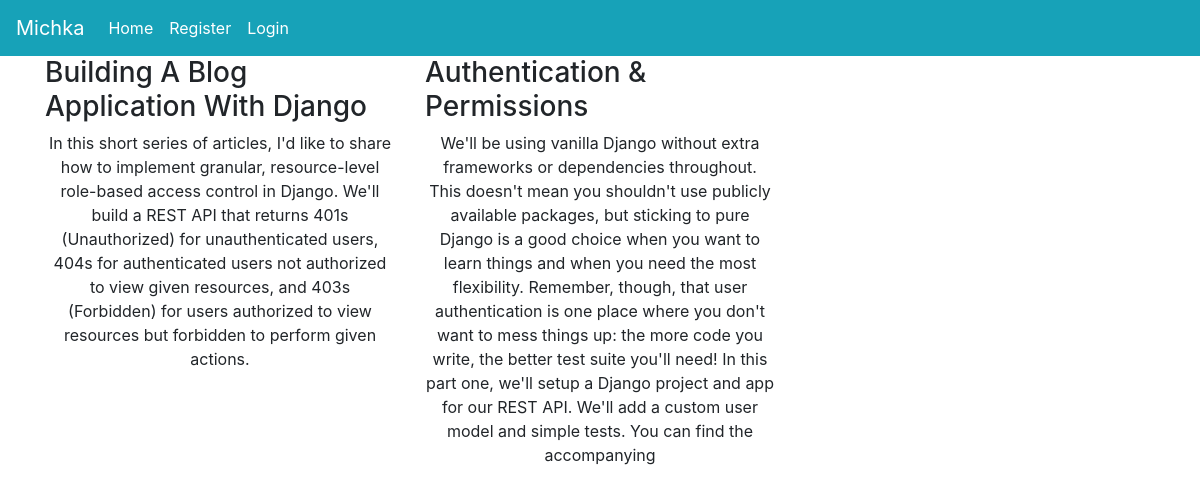
The page / on the database its author committed.
### base/models.py (models this page shows, shortened)
class ArticleModel(models.Model):
    title = models.CharField(max_length=200)
    body = models.TextField()
    published_date = models.DateTimeField(auto_now_add=True)

### base/views.py (the view)
# urls.py: path('', views.index, name="home"),
def index(request):
    blog = ArticleModel.objects.all()
    context = {
        'title':'Article',
        'blog':blog
    }
    return render(request, 'article/article.html', context)

### templates/article/article.html
{% extends 'base/base.html' %}
{% block content %}
<div class="container">
    <div class="row">
        {% for blog in blog %}
        <div class="col-md-4">
            <h3> {{ blog.title }} </h3>
            <p class="text-center">
                {{ blog.body }}
            </p>
        </div>
        {% endfor %}
    </div>
</div>
{% endblock %}

### templates/base/base.html
{% include './head.html' %}
{% include './navbar.html' %}
{% block content %}
{% endblock %}
{% include './foot.html' %}

### templates/base/head.html (shortened to what this page needs)
<!doctype html>
<html lang="en">
  <head>
    <link rel="stylesheet" href="https://cdn.jsdelivr.net/npm/bootstrap@4.6.0/dist/css/bootstrap.min.css">
  </head>
  <body>

### templates/base/navbar.html (shortened to what this page needs)
<nav class="navbar navbar-expand-lg navbar-dark bg-info">
    <a class="navbar-brand" href="{% url 'home' %}">Michka</a>
    <div class="collapse navbar-collapse" id="navbarNav">
      <ul class="navbar-nav">
        <li class="nav-item active">
          <a class="nav-link" href="{% url 'home' %}">Home</a>
        </li>
        {% if request.user.is_authenticated %}
           <span> {{ request.user.username }} </span>
            <li class="nav-item active">
                <a href="{% url 'logout' %}" class="nav-link">Logout</a>
              </li>
        {% else %}
        <li class="nav-item active">
            <a href="{% url 'account' %}" class="nav-link">Register</a>
          </li>
          <li class="nav-item active">
            <a href="{% url 'signin' %}" class="nav-link">Login</a>
          </li>
        {% endif %}
      </ul>
    </div>
  </nav>

### templates/base/foot.html (shortened to what this page needs)
  </body>
</html>

### rows shown on the page
ArticleModel: title "Building A Blog Application With Django", body "In this short series of articles, I'd like to share how to implement granular, resource-level role-based access control in Django. We'll build a REST API that returns 401s (Unauthorized) for unauthenticated users, 404s for authenticated users not authorized to view given resources, and 403s (Forbidden) for users authorized to view resources but forbidden to perform given actions."
ArticleModel: title "Authentication & Permissions", body "We'll be using vanilla Django without extra frameworks or dependencies throughout. This doesn't mean you shouldn't use publicly available packages, but sticking to pure Django is a good choice when you want to learn things and when you need the most flexibility. Remember, though, that user authentication is one place where you don't want to mess things up: the more code you write, the better test suite you'll need! In this part one, we'll setup a Django project and app for our REST API. We'll add a custom user model and simple tests. You can find the accompanying"
